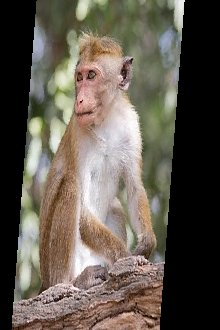
#> input picture images/monkey_distorted.jpg, 220 x 330 px
$ python 30_image_registration_real_case.py
#> lines starting #> are read from the running program, lines starting #| are printed output that depends on the picture
"""
1. import 2 images
2. convert to gray images
3. initialize ORB
4. find the keypoints and describe them
5. match keypoints - Brute force matcher
6. RANSAC - reject the bad keypoints
7. Register the 2 images - using homology
"""
import cv2
import numpy as np
import matplotlib.pyplot as plt

def img_registration():
    img_path_2 = './images/monkey.jpg'
    img_path_1 = './images/monkey_distorted.jpg'
    # read image
    img1 = cv2.imread(img_path_1, -1)
#> img1 is the input picture: shape (330, 220, 3); mean B, G, R 79, 89.4, 97
    img2 = cv2.imread(img_path_2, -1)
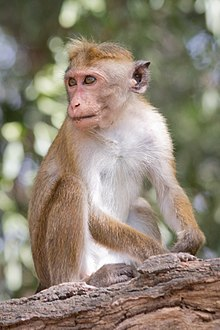
#> input picture images/monkey.jpg, 220 x 330 px
#> img2 is the input picture: shape (330, 220, 3); mean B, G, R 116.5, 132.2, 143.4
    # convert color image to gray
    img1 = cv2.cvtColor(img1, cv2.COLOR_BGR2GRAY)
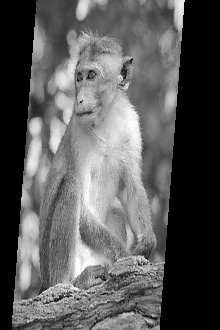
#> img1: shape (330, 220); min 0, max 255, mean 90.5
    img2 = cv2.cvtColor(img2, cv2.COLOR_BGR2GRAY)
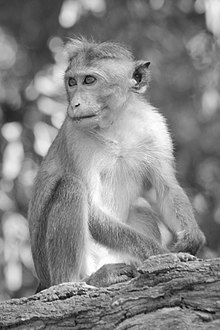
#> img2: shape (330, 220); min 5, max 255, mean 133.8
    # initialize ORB
    orb = cv2.ORB_create(50)
    kp1, des1 = orb.detectAndCompute(img1, None)
#> kp1 = 47 keypoints; strongest (x, y, size): (138, 264, 31), (140, 265, 31), (146, 260, 31), (145, 258, 31)
    kp2, des2 = orb.detectAndCompute(img2, None)
#> kp2 = 47 keypoints; strongest (x, y, size): (74, 293, 31), (38, 298, 31), (184, 261, 31), (74, 291, 31)

    # match the keypoints
    matcher = cv2.DescriptorMatcher_create(cv2.DescriptorMatcher_BRUTEFORCE_HAMMING)
    # match the discriptor
    matches = matcher.match(des1, des2, None)
#> matches = 47 matches
    # sort the matches
    matches = sorted(matches, key=lambda x:x.distance)
    # initilized the empty array of points
    points1 = np.zeros((len(matches),2), dtype=np.float32)
#> points1 = 47 pairs, first value 0 to 0, second value 0 to 0
    points2 = np.zeros((len(matches),2), dtype=np.float32)
#> points2 = 47 pairs, first value 0 to 0, second value 0 to 0
    for i, match in enumerate(matches):
        points1[i,:] = kp1[match.queryIdx].pt
        points2[i,:] = kp2[match.trainIdx].pt
#> this loop made 47 passes
#> after the loop, points1 = 47 pairs, first value 44 to 147.2, second value 58.8 to 292; points2 = 47 pairs, first value 43.2 to 184, second value 63.36 to 294
    h, mask = cv2.findHomography(points1, points2, cv2.RANSAC)
#> h = [[1.55, 0.129, -60.51], [-0.042, 1.01, 8.87], [8.09e-05, 9.84e-05, 1]]; mask = 47 values, max 1 at index 0, min 0 at index 16, mean 0.532
    # use the homograpy
    height, width = img2.shape
#> height = 330; width = 220
    # project the un-distorted image
    img_1_Reg = cv2.warpPerspective(img1, h, (width, height))
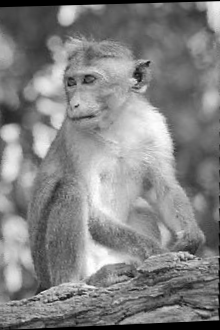
#> img_1_Reg: shape (330, 220); min 0, max 254, mean 130.5

    # draw the key point on the image
    img3 = cv2.drawKeypoints(img1, kp1, None, flags=None)
    img4 = cv2.drawKeypoints(img2, kp2, None, flags=None)
    img5 = cv2.drawMatches(img1, kp1, img2, kp2, matches[:10], None)
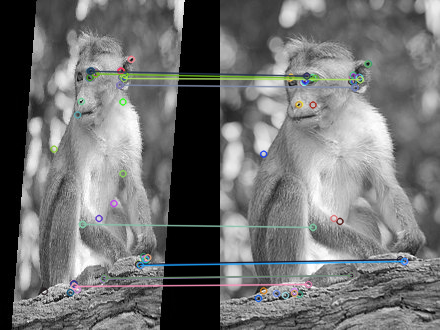
#> img5: shape (330, 440, 3); mean of channels 0, 1, 2 112.6, 112.8, 112; drawn as B, G, R

    cv2.imshow("Keypoint 1", img3)
    cv2.imshow("Keypoint 2", img4)
    cv2.imshow("Matches", img5)
    cv2.imshow("Registered/un-distorted image", img_1_Reg)
    cv2.waitKey(0)
    cv2.destroyAllWindows()

if __name__ == "__main__":
    img_registration()
